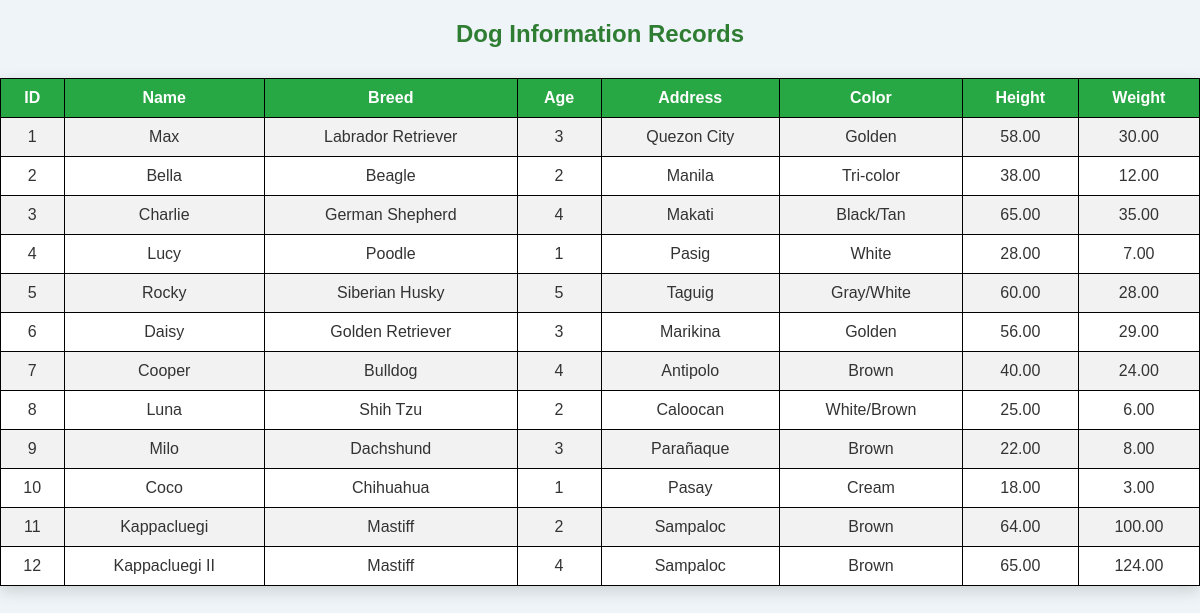
The app's page /FA6/fa6act1/DogView.php with its own data.
### tables this page shows
CREATE TABLE `dogs` (
  `id` int(11) NOT NULL,
  `name` varchar(100) DEFAULT NULL,
  `breed` varchar(100) DEFAULT NULL,
  `age` int(11) DEFAULT NULL,
  `address` varchar(255) DEFAULT NULL,
  `color` varchar(50) DEFAULT NULL,
  `height` decimal(5,2) DEFAULT NULL,
  `weight` decimal(5,2) DEFAULT NULL
);

### FA6/fa6act1/DogView.php (the view, shortened to what this page needs)
<?php
include 'db.php';
$result = mysqli_query($conn,"SELECT * FROM dogs");
?>
<!DOCTYPE html>
<html>
<head>
<link rel="stylesheet" href="style.css">
</head>
<body>
<h2>Dog Information Records</h2>
<table>
<tr>
    <th>ID</th>
    <th>Name</th>
    <th>Breed</th>
    <th>Age</th>
    <th>Address</th>
    <th>Color</th>
    <th>Height</th>
    <th>Weight</th>
</tr>
<?php while($row=mysqli_fetch_assoc($result)){ ?>
<tr>
    <td><?php echo $row['id']; ?></td>
    <td><?php echo $row['name']; ?></td>
    <td><?php echo $row['breed']; ?></td>
    <td><?php echo $row['age']; ?></td>
    <td><?php echo $row['address']; ?></td>
    <td><?php echo $row['color']; ?></td>
    <td><?php echo $row['height']; ?></td>
    <td><?php echo $row['weight']; ?></td>
</tr>
<?php } ?>
</table>
</body>
</html>

### FA6/fa6act1/style.css (style rules this page uses)
* { box-sizing: border-box; font-family: Arial, sans-serif; }
body { margin: 0; background: #eef4f7; color: #333; }
h2 { text-align: center; color: #2e7d32; margin-bottom: 25px; }
table { width: 95%; margin: 30px auto; border-collapse: collapse; background: white; box-shadow: 0 5px 15px rgba(0,0,0,0.15); }
th { background: #2e7d32; color: white; padding: 12px; }
td { padding: 10px; border: 1px solid #ddd; text-align: center; }
tr:nth-child(even) { background: #f2f2f2; }

### FA6/fa6act1/DogView.php (style rules this page uses)
body { font-family:Arial; }
table { width:100%; border-collapse:collapse; }
th,td { border:1px solid black; padding:10px; text-align:center; }
th { background:#28a745; color:white; }

### records on screen
dogs: id "1", name "Max", breed "Labrador Retriever", age "3", address "Quezon City", color "Golden", height "58.00", weight "30.00"
dogs: id "2", name "Bella", breed "Beagle", age "2", address "Manila", color "Tri-color", height "38.00", weight "12.00"
dogs: id "3", name "Charlie", breed "German Shepherd", age "4", address "Makati", color "Black/Tan", height "65.00", weight "35.00"
dogs: id "4", name "Lucy", breed "Poodle", age "1", address "Pasig", color "White", height "28.00", weight "7.00"
dogs: id "5", name "Rocky", breed "Siberian Husky", age "5", address "Taguig", color "Gray/White", height "60.00", weight "28.00"
dogs: id "6", name "Daisy", breed "Golden Retriever", age "3", address "Marikina", color "Golden", height "56.00", weight "29.00"
dogs: id "7", name "Cooper", breed "Bulldog", age "4", address "Antipolo", color "Brown", height "40.00", weight "24.00"
dogs: id "8", name "Luna", breed "Shih Tzu", age "2", address "Caloocan", color "White/Brown", height "25.00", weight "6.00"
dogs: id "9", name "Milo", breed "Dachshund", age "3", address "Parañaque", color "Brown", height "22.00", weight "8.00"
dogs: id "10", name "Coco", breed "Chihuahua", age "1", address "Pasay", color "Cream", height "18.00", weight "3.00"
dogs: id "11", name "Kappacluegi", breed "Mastiff", age "2", address "Sampaloc", color "Brown", height "64.00", weight "100.00"
dogs: id "12", name "Kappacluegi II", breed "Mastiff", age "4", address "Sampaloc", color "Brown", height "65.00", weight "124.00"
